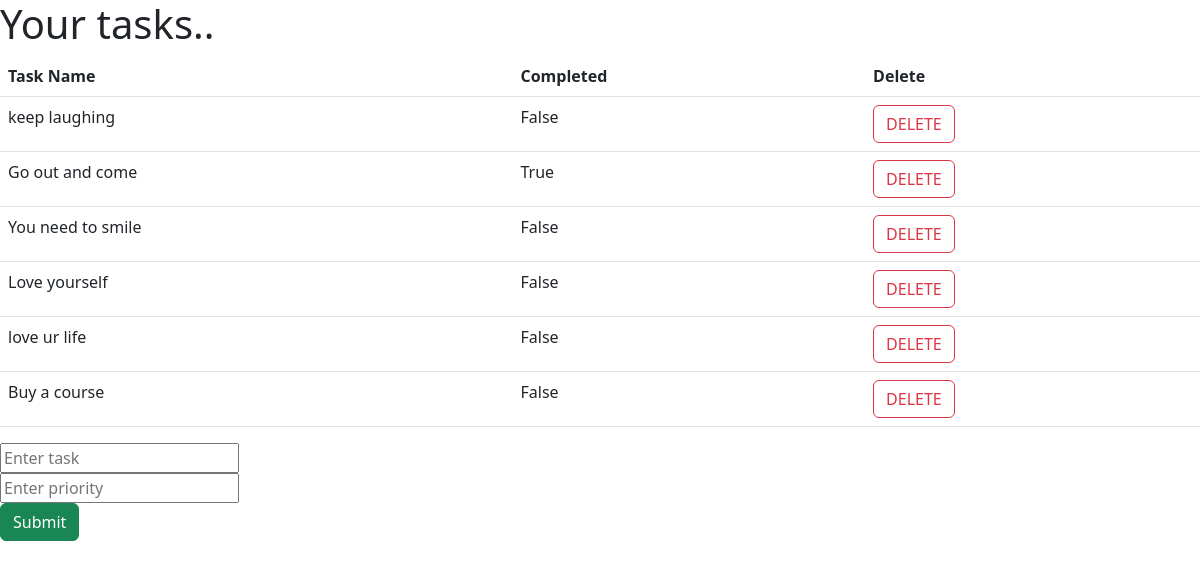
The page / on the database its author committed.
### task_Management_App/models.py (models this page shows, shortened)
class TaskDB(models.Model):
    task = models.CharField(max_length=30)
    priority = models.CharField(max_length=30)
    completed = models.BooleanField(default=False)
    time_date = models.DateTimeField(default=timezone.now)

### task_Management_App/views.py (the view)
# urls.py: 2. Add a URL to urlpatterns:  path('', views.home, name='home')
def home(request):
    if request.method == 'POST':
        form = TaskForm(request.POST or None)
        if form.is_valid():
            form.save()
            all_items = TaskDB.objects.all()
            messages.success(request,('New item added!!'))
            return render(request,'index.html',{'all_items':all_items})
    else:
        all_items = TaskDB.objects.all()
        return render(request,'index.html',{'all_items':all_items})

### task_Management_App/templates/index.html (shortened to what this page needs)
<!DOCTYPE html>
<html lang="en">
<head>
    <link rel="stylesheet" href="https://cdn.jsdelivr.net/npm/bootstrap@5.3.0/dist/css/bootstrap.min.css">
</head>
<body>
    <h1>Your tasks..</h1>
</body>
<table class="table table-hover">
    <tr>
        <th>Task Name</th>
        <th>Completed</th>
        <th>Delete</th>
    </tr>
    {% for item in all_items %}
    <tr>
        <td>{{item.task}} </td>
        <td>{{item.completed}} </td>
        <td><a class="btn btn-outline-danger" href="{% url 'delete' item.id %}">DELETE</a> </td>
    </tr>
    {% endfor %}
</table>
<form action="{% url 'home' %}" method=post>
    <input type="text" name="task" placeholder="Enter task"><br>
    <input type="text" name="priority" placeholder="Enter priority"><br>
    <input type="submit" name="" value="Submit" class="btn btn-success"> <br>
</form>
</html>

### rows shown on the page
TaskDB: task "keep laughing", completed "False"
TaskDB: task "Go out and come", completed "True"
TaskDB: task "You need to smile", completed "False"
TaskDB: task "Love yourself", completed "False"
TaskDB: task "love ur life", completed "False"
TaskDB: task "Buy a course", completed "False"
